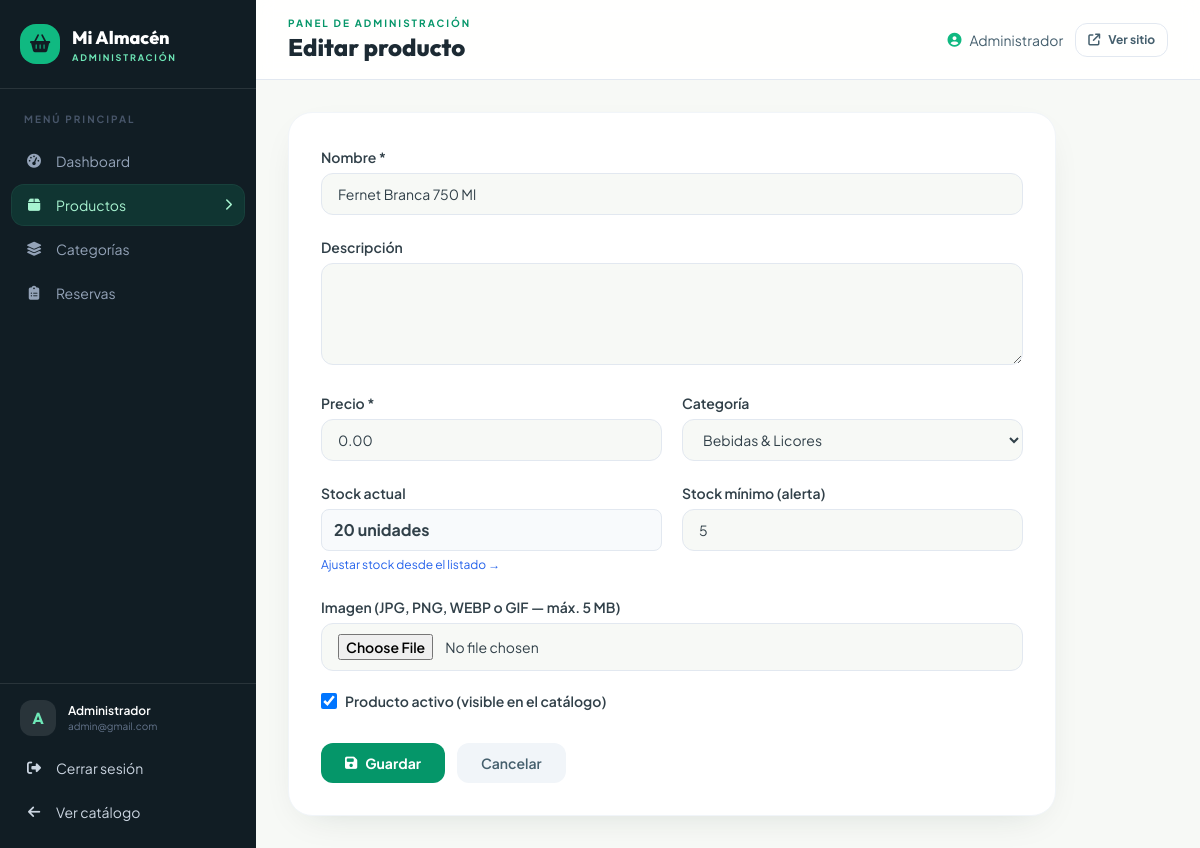
Screenshot of /admin/producto-form.php?id=2 (signed in) with the database file from the repository.
### tables this page shows
CREATE TABLE IF NOT EXISTS products (
  id INT AUTO_INCREMENT PRIMARY KEY,
  name VARCHAR(255) NOT NULL,
  description TEXT,
  price DECIMAL(10,2) NOT NULL,
  stock INT NOT NULL DEFAULT 0,
  stock_min INT DEFAULT 5,
  category_id INT,
  is_active BOOLEAN DEFAULT TRUE,
  created_at TIMESTAMP DEFAULT CURRENT_TIMESTAMP,
  updated_at TIMESTAMP DEFAULT CURRENT_TIMESTAMP ON UPDATE CURRENT_TIMESTAMP,
  KEY idx_products_category (category_id),
  CONSTRAINT fk_products_category FOREIGN KEY (category_id)
    REFERENCES categories(id) ON DELETE SET NULL
);

CREATE TABLE IF NOT EXISTS categories (
  id INT AUTO_INCREMENT PRIMARY KEY,
  name VARCHAR(255) NOT NULL,
  description TEXT,
  is_active BOOLEAN DEFAULT TRUE,
  created_at TIMESTAMP DEFAULT CURRENT_TIMESTAMP
);

### includes/functions.php (called while the page is built, shortened)
<?php
function e($valor): string
{
    return htmlspecialchars((string) $valor, ENT_QUOTES | ENT_SUBSTITUTE, 'UTF-8');
}

### includes/auth.php (called while the page is built, shortened)
<?php
require_once __DIR__ . '/functions.php';
function usuarioActual(): ?array
{
    return [
        'id'    => (int) $_SESSION['user_id'],
        'name'  => (string) ($_SESSION['user_name'] ?? ''),
        'email' => (string) ($_SESSION['user_email'] ?? ''),
    ];
}

### admin/producto-form.php (the view, shortened to what this page needs)
<?php
require_once __DIR__ . '/../includes/auth.php';
require_once __DIR__ . '/../includes/cloudinary.php';
$pdo = db();
$id = (int) ($_GET['id'] ?? 0);
$producto = [
    'id' => 0, 'name' => '', 'description' => '', 'price' => '0.00', 'stock' => 0,
    'stock_min' => 5, 'category_id' => '', 'is_active' => 1, 'image_url' => '', 'image_public_id' => ''
];
if ($id > 0) {
    $stmt = $pdo->prepare(
        'SELECT p.*, i.image_url, i.image_public_id
         FROM products p
         LEFT JOIN product_images i ON i.product_id = p.id AND i.is_primary = 1
         WHERE p.id = :id LIMIT 1'
    );
    $stmt->execute([':id' => $id]);
    $encontrado = $stmt->fetch();
    $producto = $encontrado;
}
$categorias = $pdo->query('SELECT id, name FROM categories WHERE is_active = 1 ORDER BY name ASC')->fetchAll();
$esNuevo = (int) $producto['id'] === 0;
$pageTitle = $esNuevo ? 'Nuevo producto' : 'Editar producto';
$seccion = 'productos';
require_once __DIR__ . '/../includes/admin-header.php';
?>
<form method="post" enctype="multipart/form-data" action="/admin/producto-form.php<?= $esNuevo ? '' : '?id=' . (int) $producto['id'] ?>"
      class="max-w-3xl rounded-3xl border border-slate-100 bg-white p-6 shadow-soft sm:p-8">
    <div class="grid gap-5 md:grid-cols-2">
        <label class="block md:col-span-2">
            <span class="text-sm font-semibold">Nombre *</span>
            <input name="name" required minlength="3" maxlength="255"
                   value="<?= e($producto['name']) ?>"
                   class="mt-1 w-full rounded-xl border border-slate-200 bg-cream px-4 py-2.5 text-sm outline-none focus:border-brand-400 focus:bg-white focus:ring-4 focus:ring-brand-100">
        </label>
        <label class="block md:col-span-2">
            <span class="text-sm font-semibold">Descripción</span>
            <textarea name="description" rows="4" maxlength="5000"
                      class="mt-1 w-full rounded-xl border border-slate-200 bg-cream px-4 py-2.5 text-sm outline-none focus:border-brand-400 focus:bg-white focus:ring-4 focus:ring-brand-100"><?= e($producto['description']) ?></textarea>
        </label>
        <label class="block">
            <span class="text-sm font-semibold">Precio *</span>
            <input name="price" type="number" step="0.01" min="0" required
                   value="<?= e($producto['price']) ?>"
                   class="mt-1 w-full rounded-xl border border-slate-200 bg-cream px-4 py-2.5 text-sm outline-none focus:border-brand-400 focus:bg-white focus:ring-4 focus:ring-brand-100">
        </label>
        <label class="block">
            <span class="text-sm font-semibold">Categoría</span>
            <select name="category_id" class="mt-1 w-full rounded-xl border border-slate-200 bg-cream px-4 py-2.5 text-sm outline-none focus:border-brand-400 focus:bg-white focus:ring-4 focus:ring-brand-100">
                <?php foreach ($categorias as $c): ?>
                    <option value="<?= (int) $c['id'] ?>" <?= (int) $producto['category_id'] === (int) $c['id'] ? 'selected' : '' ?>>
                        <?= e($c['name']) ?>
                    </option>
                <?php endforeach; ?>
            </select>
        </label>
        <?php if ($esNuevo): ?>
            <label class="block">
                <span class="text-sm font-semibold">Stock inicial</span>
                <input name="stock" type="number" min="0" value="0"
                       class="mt-1 w-full rounded-xl border border-slate-200 bg-cream px-4 py-2.5 text-sm outline-none focus:border-brand-400 focus:bg-white focus:ring-4 focus:ring-brand-100">
                <span class="text-xs text-slate-400">Se registrará como movimiento "Stock inicial".</span>
            </label>
        <?php else: ?>
            <div class="block">
                <span class="text-sm font-semibold">Stock actual</span>
                <p class="mt-1 border border-slate-200 bg-slate-50 rounded-lg px-3 py-2 font-bold">
                    <?= (int) $producto['stock'] ?> unidades
                </p>
                <a href="/admin/productos.php" class="text-xs text-blue-600 hover:underline">
                    Ajustar stock desde el listado →
                </a>
            </div>
        <?php endif; ?>
        <label class="block">
            <span class="text-sm font-semibold">Stock mínimo (alerta)</span>
            <input name="stock_min" type="number" min="0" required value="<?= (int) $producto['stock_min'] ?>"
                   class="mt-1 w-full rounded-xl border border-slate-200 bg-cream px-4 py-2.5 text-sm outline-none focus:border-brand-400 focus:bg-white focus:ring-4 focus:ring-brand-100">
        </label>
        <label class="block md:col-span-2">
            <span class="text-sm font-semibold">Imagen (JPG, PNG, WEBP o GIF — máx. 5 MB)</span>
            <input name="imagen" type="file" accept="image/jpeg,image/png,image/webp,image/gif"
                   class="mt-1 w-full rounded-xl border border-slate-200 bg-cream px-4 py-2.5 text-sm file:mr-3 file:font-semibold">
        </label>
        <label class="flex items-center gap-2 md:col-span-2">
            <input name="is_active" type="checkbox" value="1" <?= (bool) $producto['is_active'] ? 'checked' : '' ?>
                   class="w-4 h-4 text-blue-600 rounded">
            <span class="text-sm font-semibold">Producto activo (visible en el catálogo)</span>
        </label>
    </div>
    <div class="mt-8 flex gap-3">
        <button type="submit" class="inline-flex items-center gap-2 rounded-xl bg-brand-600 px-6 py-2.5 text-sm font-bold text-white hover:bg-brand-700">
            <i class="fa-solid fa-floppy-disk"></i> Guardar
        </button>
        <a href="/admin/productos.php" class="rounded-xl bg-slate-100 px-6 py-2.5 text-sm font-semibold text-ink-600 hover:bg-slate-200">Cancelar</a>
    </div>
</form>
<?php require_once __DIR__ . '/../includes/admin-footer.php'; ?>

### includes/admin-header.php (shortened to what this page needs)
<?php
require_once __DIR__ . '/auth.php';
$usuario = usuarioActual();
$pageTitle = $pageTitle ?? 'Panel';
$seccion = $seccion ?? '';
$enlaces = [
    ['dashboard.php', 'Dashboard', 'fa-gauge-high', 'dashboard'],
    ['productos.php', 'Productos', 'fa-box', 'productos'],
    ['categorias.php', 'Categorías', 'fa-layer-group', 'categorias'],
    ['reservas.php', 'Reservas', 'fa-clipboard-list', 'reservas'],
];
function adminNavActivo(string $clave, string $seccion): string
{
    return $clave === $seccion
        ? 'bg-brand-500/15 text-brand-200 ring-1 ring-brand-400/20'
        : 'text-slate-400 hover:bg-white/5 hover:text-white';
}
?>
<!DOCTYPE html>
<html lang="es">
<head>
    <script src="https://cdn.tailwindcss.com"></script>
    <link rel="stylesheet" href="https://cdnjs.cloudflare.com/ajax/libs/font-awesome/6.5.2/css/all.min.css">
    <link rel="stylesheet" href="https://cdn.jsdelivr.net/npm/sweetalert2@11/dist/sweetalert2.min.css">
    <link rel="stylesheet" href="https://cdn.jsdelivr.net/npm/toastify-js/src/toastify.min.css">
    <link rel="stylesheet" href="https://cdn.datatables.net/3.0.0/css/dataTables.dataTables.min.css">
    <link rel="stylesheet" href="/assets/css/custom.css">
</head>
<body class="bg-cream text-ink-800 font-sans antialiased min-h-screen flex">
<aside id="sidebar" class="w-64 min-h-screen flex-shrink-0 bg-ink-950 text-slate-300 hidden md:flex flex-col fixed inset-y-0 left-0 z-30">
    <div class="px-5 py-6 border-b border-white/10">
        <a href="/admin/dashboard.php" class="flex items-center gap-3">
            <span class="w-10 h-10 rounded-2xl bg-brand-500 text-ink-950 grid place-items-center text-lg shadow-lift">
                <i class="fa-solid fa-basket-shopping"></i>
            </span>
            <span class="leading-tight">
                <span class="block font-display font-extrabold text-lg text-white">Mi Almacén</span>
                <span class="block text-[9px] uppercase tracking-[0.2em] text-brand-300 font-bold">Administración</span>
            </span>
        </a>
    </div>
    <nav class="flex-1 px-3 py-5 space-y-1 text-sm" aria-label="Menú del panel">
        <p class="px-3 pb-2 text-[10px] font-bold uppercase tracking-[0.2em] text-slate-600">Menú principal</p>
        <?php foreach ($enlaces as [$archivo, $etiqueta, $icono, $clave]): ?>
            <a href="/admin/<?= $archivo ?>"
               class="flex items-center gap-3 px-3 py-2.5 rounded-xl transition <?= adminNavActivo($clave, $seccion) ?>">
                <i class="fa-solid <?= e($icono) ?> w-5 text-center"></i><?= e($etiqueta) ?>
                <?php if ($clave === $seccion): ?><i class="fa-solid fa-chevron-right ml-auto text-xs"></i><?php endif; ?>
            </a>
        <?php endforeach; ?>
    </nav>
    <div class="px-3 py-4 border-t border-white/10">
        <div class="flex items-center gap-3 px-2 pb-3">
            <span class="w-9 h-9 rounded-xl bg-white/10 text-brand-300 grid place-items-center font-display font-bold">
                <?= e(mb_strtoupper(mb_substr((string) $usuario['name'], 0, 1))) ?>
            </span>
            <span class="min-w-0">
                <span class="block text-xs font-semibold text-white truncate"><?= e($usuario['name']) ?></span>
                <span class="block text-[10px] text-slate-500 truncate"><?= e($usuario['email']) ?></span>
            </span>
        </div>
        <button id="btn-logout" class="w-full flex items-center gap-3 px-3 py-2.5 rounded-xl hover:bg-white/5 hover:text-white text-sm transition">
            <i class="fa-solid fa-right-from-bracket w-5 text-center"></i> Cerrar sesión
        </button>
        <a href="/index.php" class="flex items-center gap-3 px-3 py-2.5 rounded-xl hover:bg-white/5 hover:text-white text-sm transition mt-1">
            <i class="fa-solid fa-arrow-left w-5 text-center"></i> Ver catálogo
        </a>
    </div>
</aside>
<div class="flex-1 md:ml-64 min-w-0">
    <header class="sticky top-0 z-20 bg-white/90 backdrop-blur border-b border-slate-200 px-5 md:px-8 py-4 flex items-center justify-between gap-3">
        <div>
            <p class="text-[10px] font-bold uppercase tracking-[0.2em] text-brand-600">Panel de administración</p>
            <h1 class="font-display text-xl md:text-2xl font-extrabold text-ink-900 leading-tight"><?= e($pageTitle) ?></h1>
        </div>
        <div class="flex items-center gap-3">
            <span class="hidden sm:flex items-center gap-2 text-sm text-ink-600">
                <i class="fa-solid fa-user-circle text-brand-500"></i><?= e($usuario['name']) ?>
            </span>
            <a href="/index.php" class="inline-flex items-center gap-2 rounded-xl border border-slate-200 px-3 py-2 text-xs font-bold text-ink-600 hover:border-brand-300 hover:text-brand-700 transition">
                <i class="fa-solid fa-arrow-up-right-from-square"></i><span class="hidden sm:inline">Ver sitio</span>
            </a>
        </div>
    </header>
    <main class="p-5 md:p-8">

### assets/css/custom.css (style rules this page uses)
html { scroll-behavior: smooth; }

### rows the page displays
products: id "Editar producto", name "Fernet Branca 750 Ml", price "0.00", category_id "Bebidas & Licores", stock "20", stock_min "5", is_active "☑"

### other values shown
$etiqueta "Dashboard"
$etiqueta "Productos"
$etiqueta "Categorías"
$etiqueta "Reservas"
mb_strtoupper(mb_substr((string) $usuario['name'], 0, 1)) "A"
$usuario['name'] "Administrador"
$usuario['email'] "admin@gmail.com"
